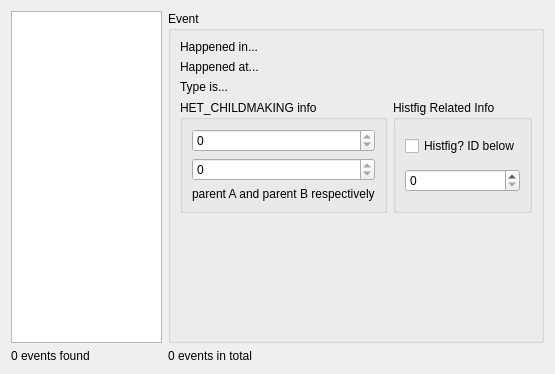
<?xml version="1.0" encoding="UTF-8"?>
<ui version="4.0">
 <class>Form</class>
 <widget class="QWidget" name="Form">
  <property name="geometry">
   <rect>
    <x>0</x>
    <y>0</y>
    <width>555</width>
    <height>374</height>
   </rect>
  </property>
  <property name="windowTitle">
   <string>History event viewer</string>
  </property>
  <layout class="QGridLayout" name="gridLayout_2">
   <property name="verticalSpacing">
    <number>6</number>
   </property>
   <item row="0" column="1">
    <widget class="QGroupBox" name="groupBox">
     <property name="title">
      <string>Event</string>
     </property>
     <layout class="QFormLayout" name="formLayout">
      <item row="1" column="0">
       <widget class="QLabel" name="l_happenedat">
        <property name="text">
         <string>Happened at...</string>
        </property>
       </widget>
      </item>
      <item row="2" column="0">
       <widget class="QLabel" name="l_type">
        <property name="text">
         <string>Type is...</string>
        </property>
       </widget>
      </item>
      <item row="4" column="0">
       <widget class="QGroupBox" name="b_childmaking">
        <property name="title">
         <string>HET_CHILDMAKING info</string>
        </property>
        <layout class="QVBoxLayout" name="verticalLayout">
         <item>
          <widget class="QSpinBox" name="n_parenta">
           <property name="readOnly">
            <bool>true</bool>
           </property>
           <property name="maximum">
            <number>9999</number>
           </property>
          </widget>
         </item>
         <item>
          <widget class="QSpinBox" name="n_parentb">
           <property name="readOnly">
            <bool>true</bool>
           </property>
           <property name="maximum">
            <number>9999</number>
           </property>
          </widget>
         </item>
         <item>
          <widget class="QLabel" name="l_info">
           <property name="text">
            <string>parent A and parent B respectively</string>
           </property>
          </widget>
         </item>
        </layout>
       </widget>
      </item>
      <item row="4" column="1">
       <widget class="QGroupBox" name="b_histfigrelated">
        <property name="title">
         <string>Histfig Related Info</string>
        </property>
        <layout class="QVBoxLayout" name="verticalLayout_2">
         <item>
          <widget class="QCheckBox" name="checkBox">
           <property name="text">
            <string>Histfig? ID below</string>
           </property>
          </widget>
         </item>
         <item>
          <widget class="QSpinBox" name="spinBox"/>
         </item>
        </layout>
       </widget>
      </item>
      <item row="0" column="0">
       <widget class="QLabel" name="l_happenedin">
        <property name="text">
         <string>Happened in...</string>
        </property>
       </widget>
      </item>
     </layout>
    </widget>
   </item>
   <item row="0" column="0">
    <widget class="QListWidget" name="w_events">
     <property name="maximumSize">
      <size>
       <width>256</width>
       <height>16777215</height>
      </size>
     </property>
    </widget>
   </item>
   <item row="1" column="0">
    <widget class="QLabel" name="l_found">
     <property name="text">
      <string>0 events found</string>
     </property>
    </widget>
   </item>
   <item row="1" column="1">
    <widget class="QLabel" name="l_total">
     <property name="text">
      <string>0 events in total</string>
     </property>
    </widget>
   </item>
  </layout>
 </widget>
 <resources/>
 <connections/>
</ui>
